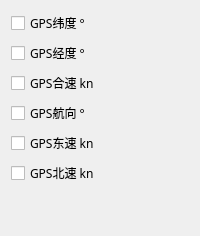
             <widget class="QWidget" name="page_17">
              <layout class="QGridLayout" name="gridLayout_35">
               <item row="1" column="0">
                <widget class="QCheckBox" name="checkBox_54">
                 <property name="font">
                  <font>
                   <family>微软雅黑</family>
                  </font>
                 </property>
                 <property name="text">
                  <string>GPS经度 °</string>
                 </property>
                </widget>
               </item>
               <item row="5" column="0">
                <widget class="QCheckBox" name="checkBox_60">
                 <property name="font">
                  <font>
                   <family>微软雅黑</family>
                  </font>
                 </property>
                 <property name="text">
                  <string>GPS北速 kn</string>
                 </property>
                </widget>
               </item>
               <item row="4" column="0">
                <widget class="QCheckBox" name="checkBox_53">
                 <property name="font">
                  <font>
                   <family>微软雅黑</family>
                  </font>
                 </property>
                 <property name="text">
                  <string>GPS东速 kn</string>
                 </property>
                </widget>
               </item>
               <item row="6" column="0">
                <spacer name="verticalSpacer_23">
                 <property name="orientation">
                  <enum>Qt::Vertical</enum>
                 </property>
                 <property name="sizeHint" stdset="0">
                  <size>
                   <width>20</width>
                   <height>40</height>
                  </size>
                 </property>
                </spacer>
               </item>
               <item row="2" column="0">
                <widget class="QCheckBox" name="checkBox_50">
                 <property name="font">
                  <font>
                   <family>微软雅黑</family>
                  </font>
                 </property>
                 <property name="text">
                  <string>GPS合速 kn</string>
                 </property>
                </widget>
               </item>
               <item row="0" column="0">
                <widget class="QCheckBox" name="checkBox_51">
                 <property name="font">
                  <font>
                   <family>微软雅黑</family>
                  </font>
                 </property>
                 <property name="text">
                  <string>GPS纬度 °</string>
                 </property>
                </widget>
               </item>
               <item row="3" column="0">
                <widget class="QCheckBox" name="checkBox_52">
                 <property name="font">
                  <font>
                   <family>微软雅黑</family>
                  </font>
                 </property>
                 <property name="text">
                  <string>GPS航向 °</string>
                 </property>
                </widget>
               </item>
              </layout>
             </widget>
